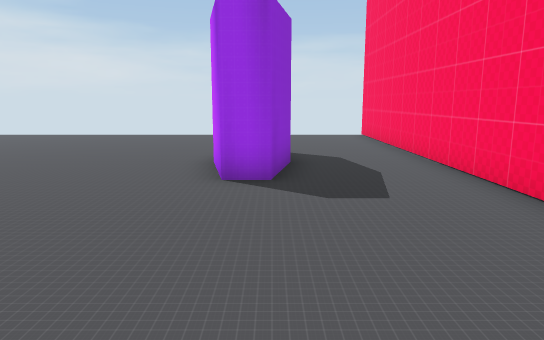
view 1 (above)

16 first-person views from a walk through a scene from a Unity 3-D project. The camera is 1.3 m above the floor, tilts 10° down and sees 70° across. The floor is counted in squares, 1 m on a side. Each view is taken from the middle of a square. On the plan, view 1 faces up. The plan holds only what a view shows up to about 16 squares ahead; the rest is blank.

view 2
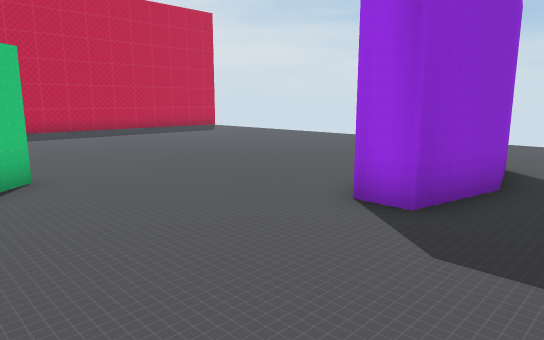

view 3
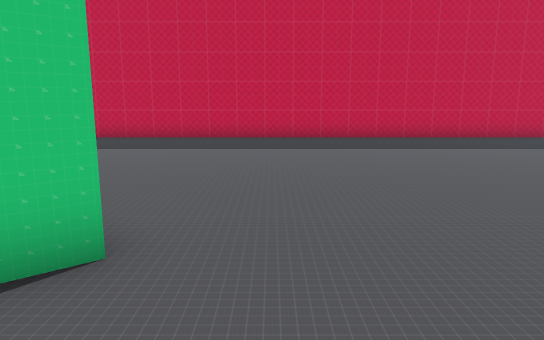

view 4
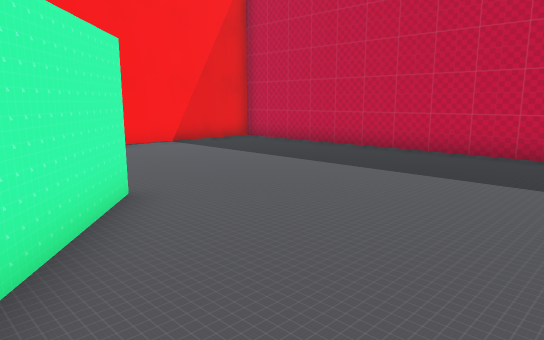

view 5
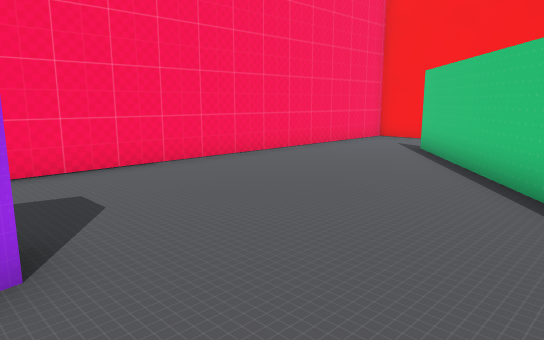

view 6
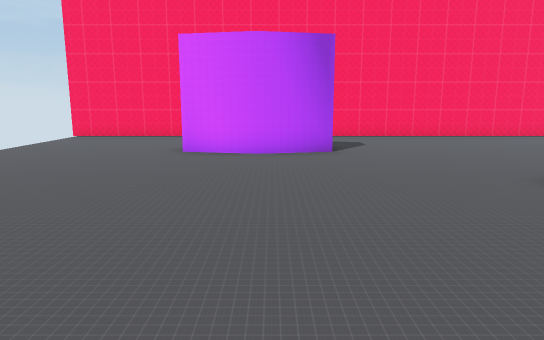

view 7
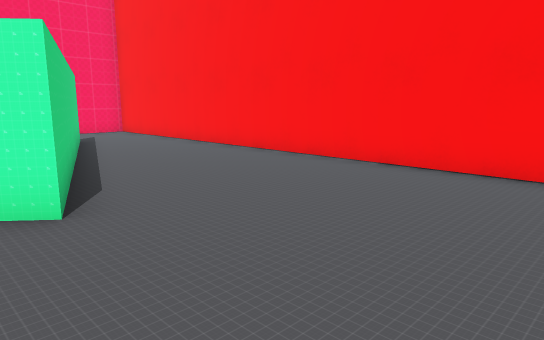

view 8
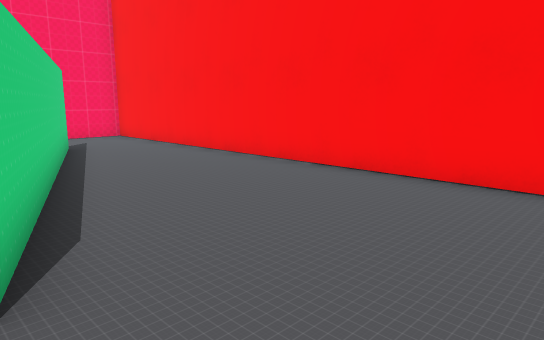

view 9
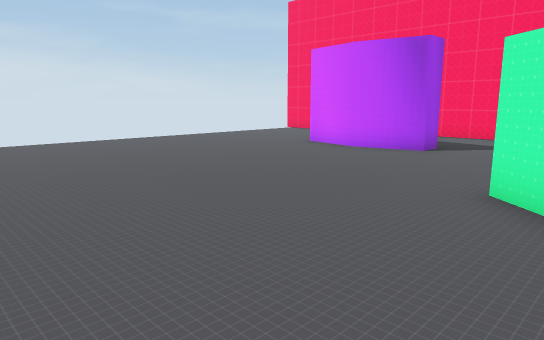

view 10
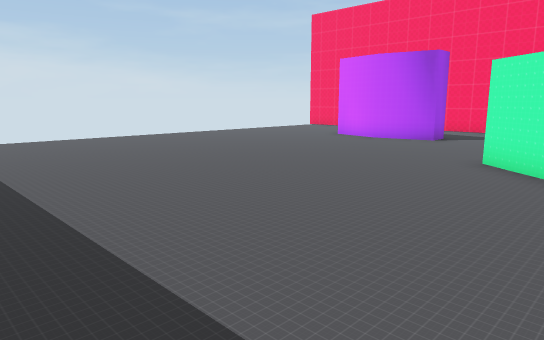

view 11
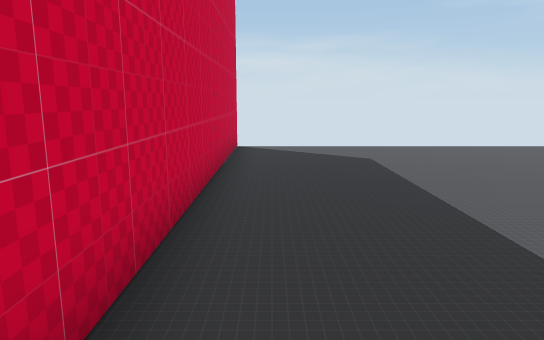

view 12
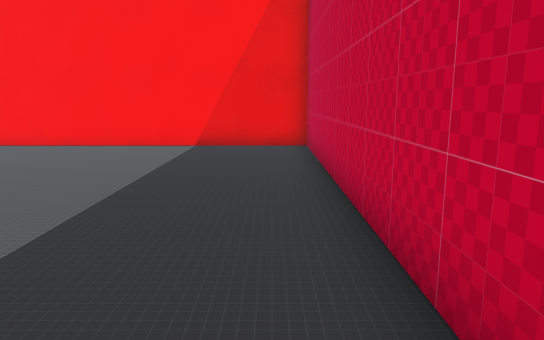

view 13
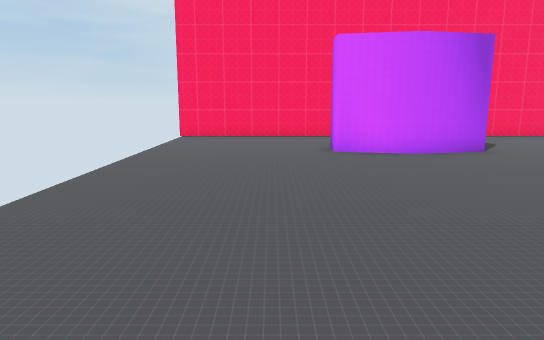

view 14
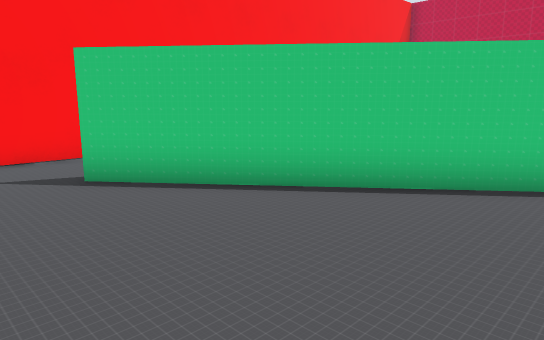

view 15
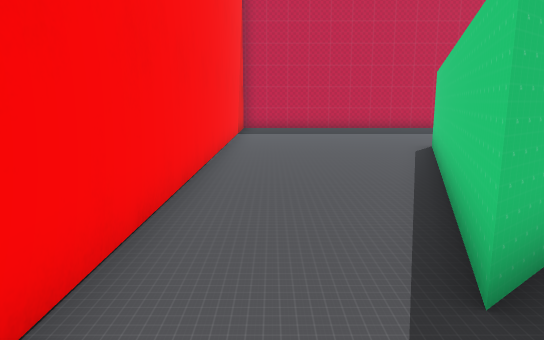

view 16
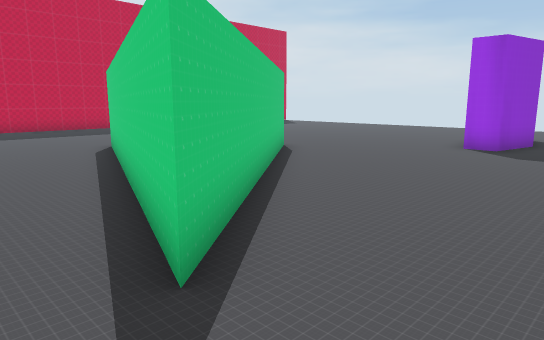

### Floor plan
Points are (right, up) in squares from view 1. A wall is a line through its corners. A room is listed if a view was taken in it or the views show most of it. See-through windows are left out.
Room 1 (views 1, 2, 3, 4, 5, 6, 7, 8, 9, 10, 11, 12, 13, 14, 15, 16)
walls: (-5.1, 3.6) (0.7, -3.6) (-8.4, -0.3) (-5.1, 3.6); (-0.9, 6.4) (-1.3, 8.4) (-0.9, 10.3) (0, 10.3) (0.4, 8.4) (0, 6.4) (-0.9, 6.4); (-16, 15.4) (-16, -6.4) (3.6, -6.4) (3.6, 15.5)

Where each view was taken, in squares from view 1:
view 1: 0 up, 0 right, facing up
view 2: 2 up, 2 right, facing up-left
view 3: 5 up, 2 left, facing left
view 4: 5 up, 6 left, facing down-left
view 5: 7 up, 4 left, facing down-right
view 6: 8 up, 11 left, facing right
view 7: 1 up, 13 left, facing down-right
view 8: 0 up, 11 left, facing down-right
view 9: 2 up, 11 left, facing up-right
view 10: 1 up, 14 left, facing up-right
view 11: 4 up, 15 left, facing up
view 12: 5 up, 15 left, facing down
view 13: 12 up, 11 left, facing right
view 14: 3 up, 3 right, facing down-left
view 15: 5 down, 3 right, facing left
view 16: 5 down, 3 right, facing up-left
